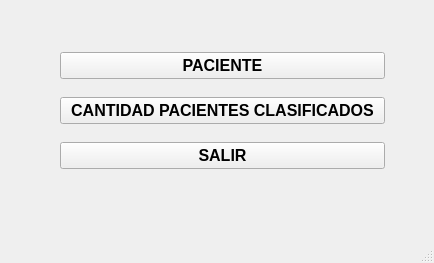
<?xml version="1.0" encoding="UTF-8"?>
<ui version="4.0">
 <class>MainWindow</class>
 <widget class="QMainWindow" name="MainWindow">
  <property name="geometry">
   <rect>
    <x>0</x>
    <y>0</y>
    <width>434</width>
    <height>263</height>
   </rect>
  </property>
  <property name="windowTitle">
   <string>MainWindow</string>
  </property>
  <widget class="QWidget" name="centralwidget">
   <widget class="QWidget" name="verticalLayoutWidget">
    <property name="geometry">
     <rect>
      <x>60</x>
      <y>40</y>
      <width>325</width>
      <height>141</height>
     </rect>
    </property>
    <layout class="QVBoxLayout" name="verticalLayout">
     <item>
      <widget class="QPushButton" name="boton_infoPaciente">
       <property name="font">
        <font>
         <pointsize>12</pointsize>
         <weight>75</weight>
         <bold>true</bold>
        </font>
       </property>
       <property name="text">
        <string>PACIENTE</string>
       </property>
      </widget>
     </item>
     <item>
      <widget class="QPushButton" name="boton_cant">
       <property name="font">
        <font>
         <pointsize>12</pointsize>
         <weight>75</weight>
         <bold>true</bold>
        </font>
       </property>
       <property name="text">
        <string>CANTIDAD PACIENTES CLASIFICADOS</string>
       </property>
      </widget>
     </item>
     <item>
      <widget class="QPushButton" name="boton_salir">
       <property name="font">
        <font>
         <pointsize>12</pointsize>
         <weight>75</weight>
         <bold>true</bold>
        </font>
       </property>
       <property name="text">
        <string>SALIR</string>
       </property>
      </widget>
     </item>
    </layout>
   </widget>
  </widget>
  <widget class="QMenuBar" name="menubar">
   <property name="geometry">
    <rect>
     <x>0</x>
     <y>0</y>
     <width>434</width>
     <height>21</height>
    </rect>
   </property>
  </widget>
  <widget class="QStatusBar" name="statusbar"/>
 </widget>
 <resources/>
 <connections/>
</ui>
